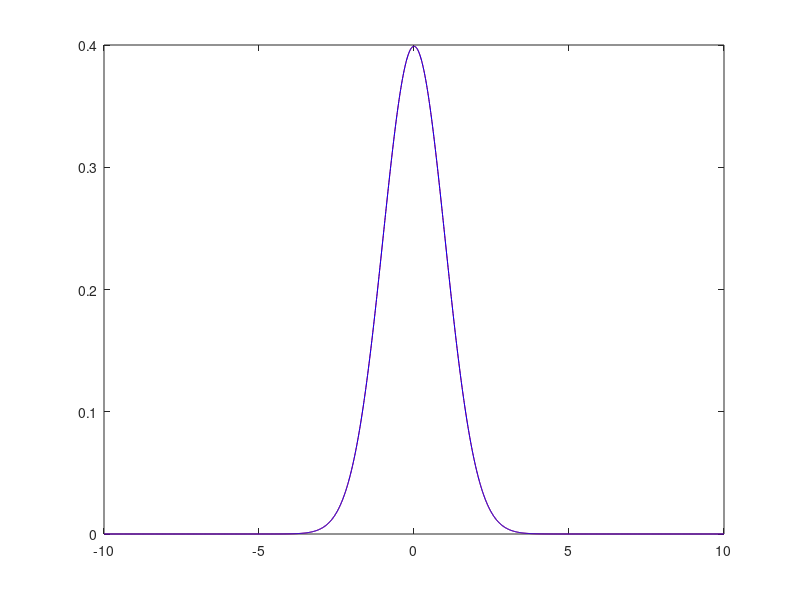

Reproduce this figure in MATLAB.
%equation for gaussian distribution

x = -10:.01:10; mu = 0; sigma = 1;


% from wikipedia
f = (1 / (sigma * sqrt(2*pi))) .* exp(-(  (x - mu).^2 ./ (2 * sigma^2)));

figure
plot(x,f,'r')
hold on

% from Matlab
y = exp(-0.5 * ((x - mu)./sigma).^2) ./ (sqrt(2*pi) .* sigma);
plot(x,y,'b')

